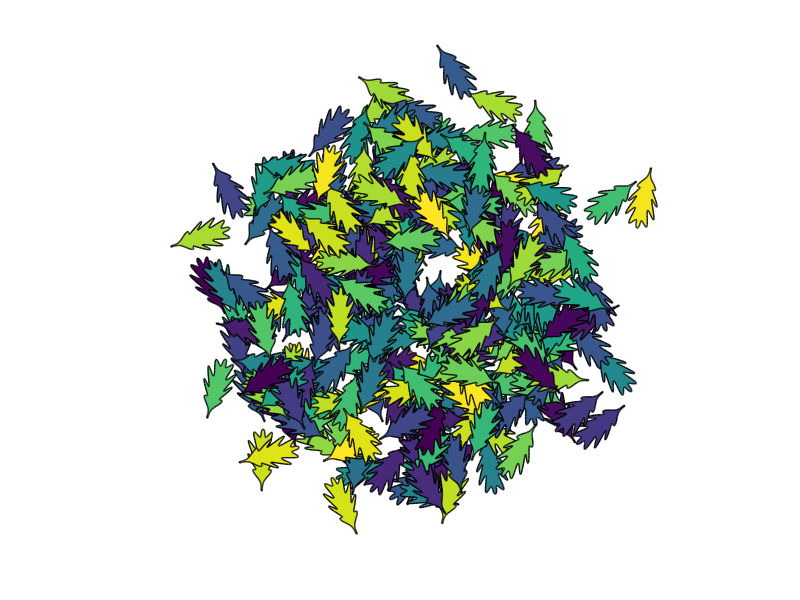

The MATLAB script that drew this image: (Note: this script raises an error after producing the figure.)
t=0:0.01:pi;
r=@rand;
c=@(f)cos(f*t);
s=@(f)sin(f*t);
hold on
for i=1:300
x=.01*c(1).^9.*c(5).^10+s(2)/4.*(1-s(10).^2/2).*(1-(c(1).*c(3)).^8);
y=s(1).*(1-s(10).^2/5.*(.5+s(2).^2))-.5;
rotate(fill(r()*5+x,r()*5+y,r(),'Linewidth',1),[0 0 1],r()*360);
end
axis equal off
set(gca,'Pos',[0 0 1 1])
colorlab.enter
set_palette autumn
pause
set_palette lajollaS